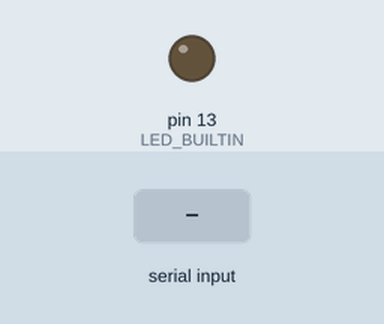
The sketch below on a simulated Arduino Uno, built with avr-gcc and run on an emulated ATmega328P. On the bench: output pins drawn as LEDs (lit = HIGH). The inputs (shaded band) are chosen by the test bench. What the sketch prints to the serial monitor is not drawn.

Above: at 1.2 s.
1.3 s: "1" received over Serial
At 1.7 s:
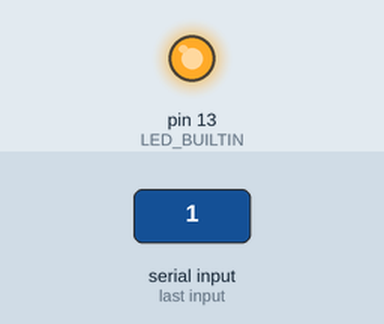
2.8 s: "2" received over Serial
At 4.4 s:
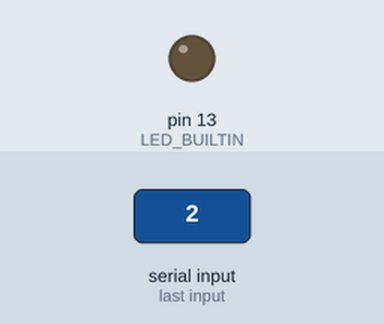
Timing chart, 0 to 5.9 s (numbered marks = the images above; inputs shaded):
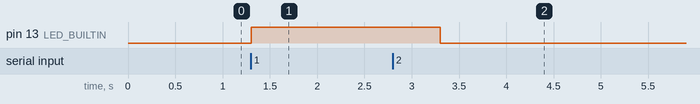

The sketch:

blue_test_2.ino
```cpp
int Received = 0;


void setup() {
  // put your setup code here, to run once:
  Serial.begin(9600);
  pinMode(LED_BUILTIN, OUTPUT);

}

void loop() {
  // put your main code here, to run repeatedly:
  if (Serial.available() > 0 ) {
    Received = Serial.read();
  }

  if (Received == '1') {
    digitalWrite(LED_BUILTIN, HIGH);

      Serial.print("BLUE BALL");
      delay(1000);


  }
  if (Received == '2' ) {
    digitalWrite(LED_BUILTIN, LOW);

      Serial.print("PINK BALL");
      delay(1000);

    }


   if (Received =='3'){

      Serial.print("NOTHING DETECTED");
     delay(1000);


   }


}
```

Measured:
- after the input at 1.3 s, pin 13 (LED_BUILTIN): LOW → HIGH at once
- after the input at 2.8 s, pin 13 (LED_BUILTIN): HIGH → LOW after 0.50 s
